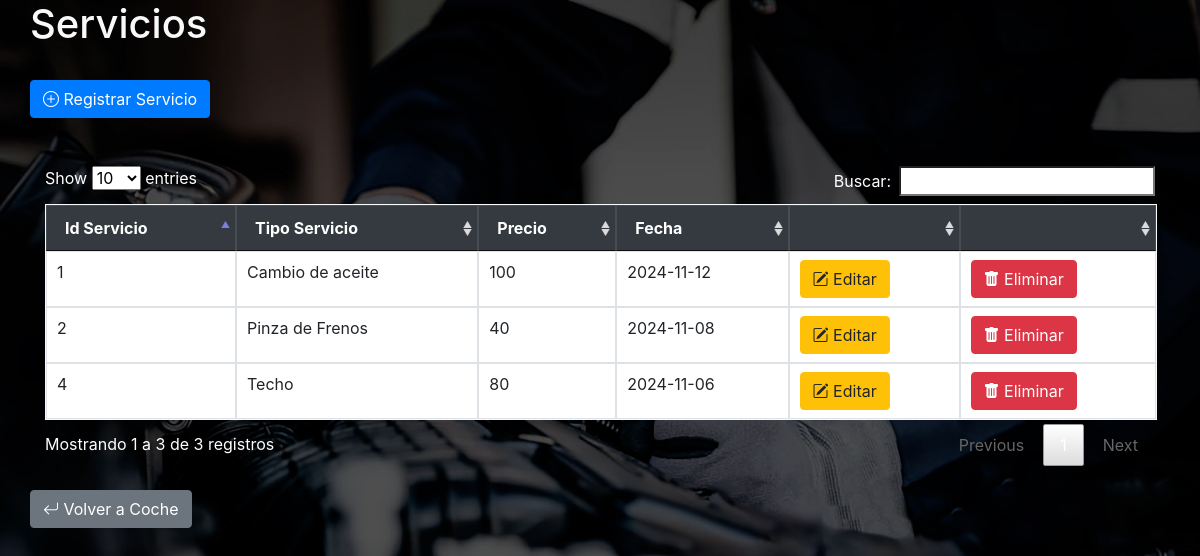
Page /servicio.php on the committed database.
### tables this page shows
CREATE TABLE `servicios` (
  `id_servicio` int(3) NOT NULL,
  `id_coche` int(3) NOT NULL,
  `Tipo_servicio` varchar(50) NOT NULL,
  `Precio` int(50) NOT NULL,
  `Fecha` date NOT NULL
);

### servicio.php (the view, shortened to what this page needs)
<?php
require 'conexion.php';
$id_coche = $_GET['id_coche'] ?? '';
$id_cliente = $_GET['id_cliente'] ?? '';
if ($id_coche) {
    $sql = "SELECT * FROM servicios WHERE id_coche = '$id_coche'";
    $resultado = $mysqli->query($sql);
} else {
    $sql = "SELECT * FROM servicios";
    $resultado = $mysqli->query($sql);
}
?>
<!doctype html>
<html lang="es">
<head>
    	<link rel="stylesheet" href="https://cdnjs.cloudflare.com/ajax/libs/font-awesome/6.0.0-beta3/css/all.min.css">
   		<link rel="stylesheet" href="https://cdnjs.cloudflare.com/ajax/libs/bootstrap-icons/1.7.2/font/bootstrap-icons.css">
		<link href="https://cdn.jsdelivr.net/npm/bootstrap-icons/font/bootstrap-icons.css" rel="stylesheet">
		<link rel="stylesheet" href="estilos.css">
		<link rel="stylesheet" href="css/jquery.dataTables.min.css">
		<link rel="stylesheet" href="css/bootstrap.min.css">
		<link rel="stylesheet" href="css/jquery.dataTables.min.css">
</head>
<body>
    <div class="container">
        <div class="row">
            <h1 class="text-light">Servicios</h1>
        </div>
        <br>
        <div class="row">
            <a href="registrarservicio.php?id_coche=<?php echo $id_coche; ?>&id_cliente=<?php echo $id_cliente; ?>" class="btn btn-primary"><i class="bi bi-plus-circle"></i> Registrar Servicio</a>
        </div>
        <br><br>
        <table id="tabla" class="table table-bordered border-light" style="width:100%">
            <thead class="table table-dark table-striped">
                <tr>
                    <th class="text-black">Id Servicio</th>
                    <th class="text-black">Tipo Servicio</th>
                    <th class="text-black">Precio</th>
                    <th class="text-black">Fecha</th>
                    <th class="text-black"></th>
                    <th></th>
                </tr>
            </thead>
            <tbody>
                <?php
                    while($fila = $resultado->fetch_assoc()) {
                        echo "<tr>";
                        echo "<td>{$fila['id_servicio']}</td>";
                        echo "<td>{$fila['Tipo_servicio']}</td>";
                        echo "<td>{$fila['Precio']}</td>";
                        echo "<td>{$fila['Fecha']}</td>";
                ?>
                        <td><a href="editarservicio.php?id_servicio=<?php echo $fila['id_servicio']; ?>&id_coche=<?php echo $id_coche; ?>&id_cliente=<?php echo $id_cliente; ?>" class="btn btn-warning"><i class='bi bi-pencil-square'></i> Editar</a></td>
                        <td><a href="eliminarservicio.php?id_servicio=<?php echo $fila['id_servicio']; ?>&id_coche=<?php echo $id_coche; ?>&id_cliente=<?php echo $id_cliente; ?>" class="btn btn-danger"><i class='bi bi-trash-fill'></i> Eliminar</a></td>
                <?php
                        echo "</tr>";
                    }
                ?>
            </tbody>
        </table>
        <div class="row mt-4">
            <a href="coche.php?id_cliente=<?php echo $id_cliente; ?>" class="btn btn-secondary"><i class="bi bi-arrow-return-left"></i> Volver a Coche</a>
        </div>
    </div>
</body>
</html>

### estilos.css (style rules this page uses)
body { position: relative; background-image: url('images/fondo1.jpg'); background-size: 100%; background-repeat: no-repeat; background-attachment: fixed; }

### rows in the picture
servicios: id_servicio "1", Tipo_servicio "Cambio de aceite", Precio "100", Fecha "2024-11-12"
servicios: id_servicio "2", Tipo_servicio "Pinza de Frenos", Precio "40", Fecha "2024-11-08"
servicios: id_servicio "4", Tipo_servicio "Techo", Precio "80", Fecha "2024-11-06"
